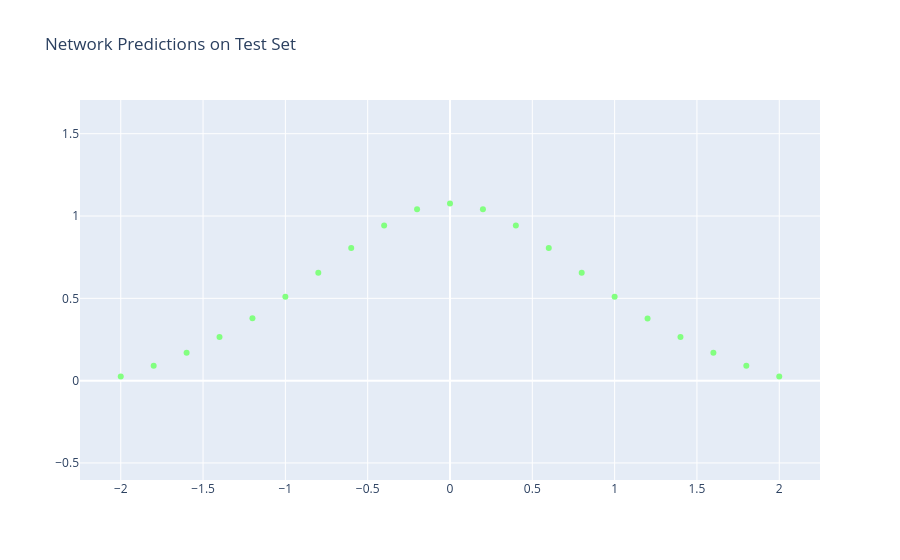

The notebook cell this image was saved under:
### Code cell
# --- Evaluate on the test set ---
test_loss, test_output = evaluate_network(dpn, X_test, w_test)
print(f"Test Loss: {test_loss:.4f}")

X_test_np = X_test.cpu().detach().numpy()
test_output_np = test_output.cpu().detach().numpy()
colors = test_output_np.T[0]
plot_data((X_test_np[:, 0], colors), title="Network Predictions on Test Set")

### Figure 1 — Plotly figure (JSON) as saved in the notebook; plotly's stock layout.template omitted (floating-point values rounded to 4 significant figures)
{"data": [{"hoverinfo": "text", "marker": {"color": [0, 0, 0, 0, 0, 0, 0, 0, 0, 0, 0, 0, 0, 0, 0, 0, 0, 0, 0, 0, 0], "colorscale": [[0, "rgb(0,0,131)"], [0.2, "rgb(0,60,170)"], [0.4, "rgb(5,255,255)"], [0.6, "rgb(255,255,0)"], [0.8, "rgb(250,0,0)"], [1, "rgb(128,0,0)"]], "opacity": 1, "size": 6}, "mode": "markers", "text": ["Color: 0.000", "Color: 0.000", "Color: 0.000", "Color: 0.000", "Color: 0.000", "Color: 0.000", "Color: 0.000", "Color: 0.000", "Color: 0.000", "Color: 0.000", "Color: 0.000", "Color: 0.000", "Color: 0.000", "Color: 0.000", "Color: 0.000", "Color: 0.000", "Color: 0.000", "Color: 0.000", "Color: 0.000", "Color: 0.000", "Color: 0.000"], "type": "scatter", "x": [-2.0, -1.8, -1.6, -1.4, -1.2, -1.0, -0.8, -0.6, -0.4, -0.2, 0.0, 0.2, 0.4, 0.6, 0.8, 1.0, 1.2, 1.4, 1.6, 1.8, 2.0], "y": [0.02461, 0.09052, 0.1699, 0.2652, 0.3783, 0.5095, 0.6552, 0.8056, 0.9425, 1.041, 1.077, 1.041, 0.9424, 0.8055, 0.655, 0.5093, 0.3782, 0.2651, 0.1698, 0.09045, 0.02456]}], "layout": {"title": {"text": "Network Predictions on Test Set"}, "xaxis": {"scaleanchor": "y"}, "yaxis": {"scaleanchor": "x"}}}
